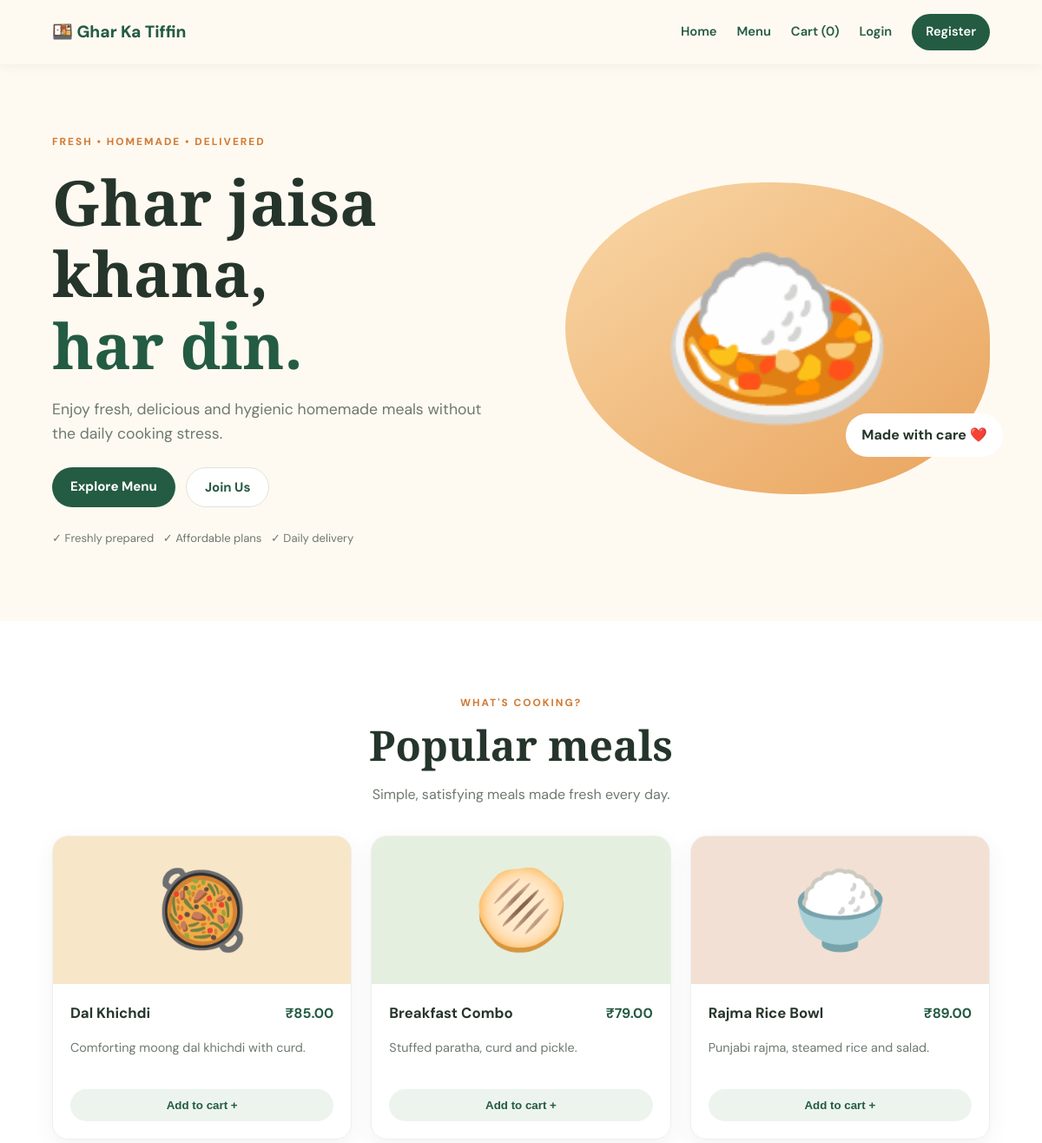
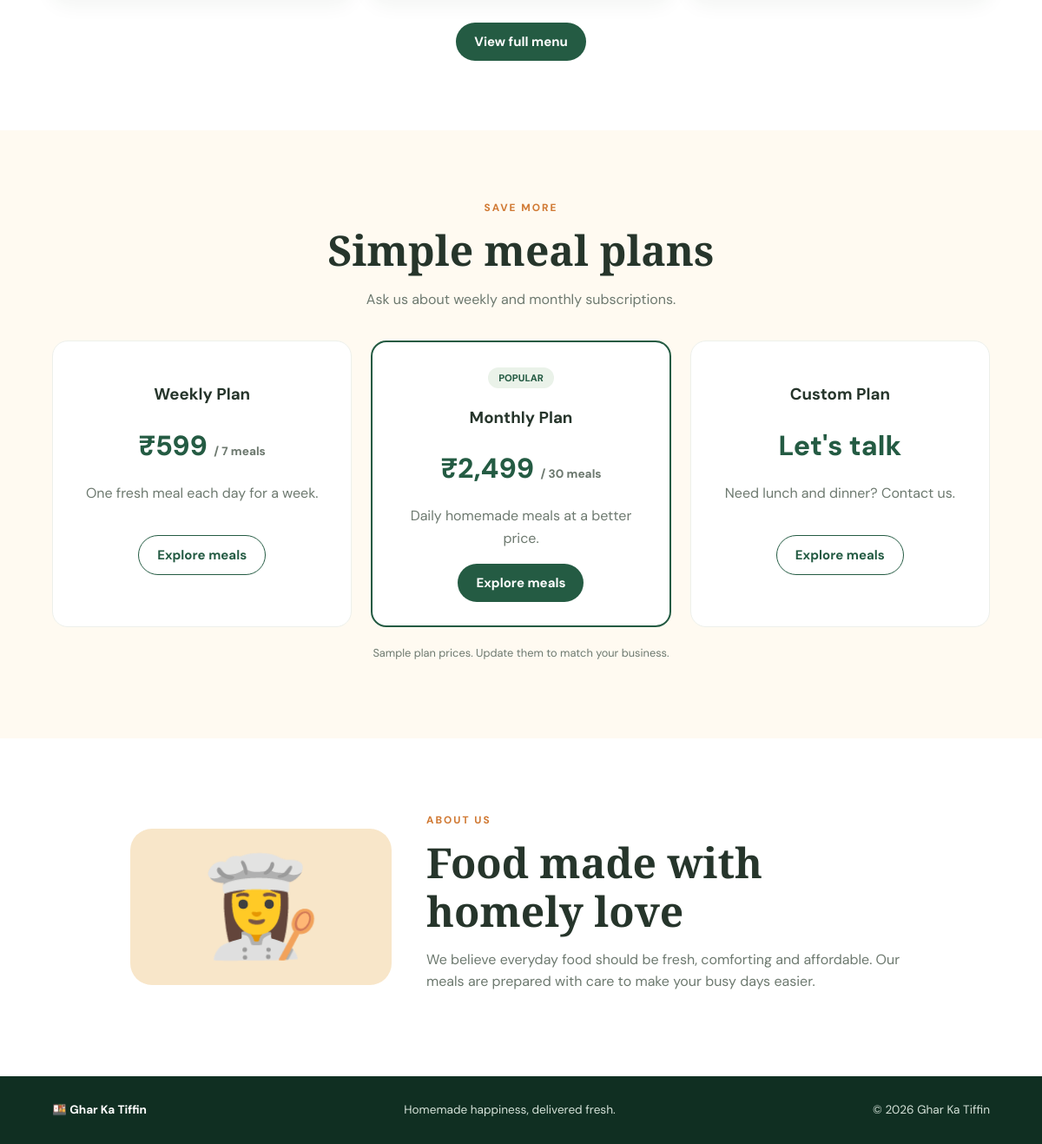
The page / on the database its author committed (2 pictures, top to bottom).
### tables this page shows
CREATE TABLE IF NOT EXISTS meals (
  id INT AUTO_INCREMENT PRIMARY KEY,
  name VARCHAR(120) NOT NULL,
  description TEXT,
  price DECIMAL(10,2) NOT NULL,
  category VARCHAR(60) NOT NULL DEFAULT 'Lunch',
  emoji VARCHAR(20) NOT NULL DEFAULT '🍱',
  is_available TINYINT(1) NOT NULL DEFAULT 1,
  created_at TIMESTAMP DEFAULT CURRENT_TIMESTAMP
);

### functions.php (called while the page is built, shortened)
<?php
function e($value) {
    return htmlspecialchars((string)$value, ENT_QUOTES, 'UTF-8');
}

### index.php (the view, shortened to what this page needs)
<?php
require 'config/database.php';
require 'includes/functions.php';
$featured = $pdo->query("SELECT * FROM meals WHERE is_available = 1 ORDER BY id DESC LIMIT 3")->fetchAll();
require 'includes/header.php';
?>
<section class="hero">
  <div class="container hero-content">
    <div class="hero-copy">
      <span class="eyebrow">FRESH • HOMEMADE • DELIVERED</span>
      <h1>Ghar jaisa khana,<br><span>har din.</span></h1>
      <p>Enjoy fresh, delicious and hygienic homemade meals without the daily cooking stress.</p>
      <div class="hero-actions">
        <a class="button button-primary" href="menu.php">Explore Menu</a>
        <a class="button button-light" href="register.php">Join Us</a>
      </div>
      <div class="trust-line">✓ Freshly prepared &nbsp; ✓ Affordable plans &nbsp; ✓ Daily delivery</div>
    </div>
    <div class="hero-art"><div class="food-emoji">🍛</div><div class="fresh-tag">Made with care ❤️</div></div>
  </div>
</section>
<section class="section container">
  <div class="section-heading"><span class="eyebrow">WHAT'S COOKING?</span><h2>Popular meals</h2><p>Simple, satisfying meals made fresh every day.</p></div>
  <div class="menu-grid">
    <?php foreach ($featured as $meal): ?>
      <article class="meal-card">
        <div class="meal-image"><?= e($meal['emoji']) ?></div>
        <div class="meal-info">
          <div class="meal-title"><h3><?= e($meal['name']) ?></h3><strong>₹<?= number_format($meal['price'], 2) ?></strong></div>
          <p><?= e($meal['description']) ?></p>
          <form method="post" action="cart.php">
            <button class="add-button" type="submit" name="add_to_cart">Add to cart +</button>
          </form>
        </div>
      </article>
    <?php endforeach; ?>
  </div>
  <div class="center"><a class="button button-primary" href="menu.php">View full menu</a></div>
</section>
<section class="plans-section" id="plans"><div class="container">
  <div class="section-heading"><span class="eyebrow">SAVE MORE</span><h2>Simple meal plans</h2><p>Ask us about weekly and monthly subscriptions.</p></div>
  <div class="plans-grid">
    <article class="plan-card"><h3>Weekly Plan</h3><p class="plan-price">₹599 <small>/ 7 meals</small></p><p>One fresh meal each day for a week.</p><a class="button button-outline" href="menu.php">Explore meals</a></article>
    <article class="plan-card featured"><span class="popular">POPULAR</span><h3>Monthly Plan</h3><p class="plan-price">₹2,499 <small>/ 30 meals</small></p><p>Daily homemade meals at a better price.</p><a class="button button-primary" href="menu.php">Explore meals</a></article>
    <article class="plan-card"><h3>Custom Plan</h3><p class="plan-price">Let's talk</p><p>Need lunch and dinner? Contact us.</p><a class="button button-outline" href="menu.php">Explore meals</a></article>
  </div><p class="fine-print">Sample plan prices. Update them to match your business.</p>
</div></section>
<section class="section container about-section" id="about"><div class="about-icon">👩‍🍳</div><div><span class="eyebrow">ABOUT US</span><h2>Food made with homely love</h2><p>We believe everyday food should be fresh, comforting and affordable. Our meals are prepared with care to make your busy days easier.</p></div></section>
<?php require 'includes/footer.php'; ?>

### style.css (style rules this page uses)
:root { --green:#245b43;--dark:#173f2e;--orange:#d17b36;--cream:#fffaf1;--ink:#26352b;--muted:#6d796f }
* { box-sizing:border-box }
html { scroll-behavior:smooth }
body { margin:0;font-family:'DM Sans',sans-serif;color:var(--ink);line-height:1.6 }
a { color:var(--green) }
.container { width:min(1120px,90%);margin:auto }
.hero { background:var(--cream);padding:75px 0 85px }
.hero-content { display:grid;grid-template-columns:1.05fr .95fr;align-items:center;gap:50px }
.eyebrow { font-size:.74rem;letter-spacing:2px;font-weight:800;color:var(--orange) }
h1,h2 { font-family:'Playfair Display',serif;line-height:1.15 }
h1 { font-size:clamp(3rem,6vw,5rem);margin:16px 0 }
h1 span { color:var(--green) }
.hero-copy>p { font-size:1.1rem;color:var(--muted);max-width:510px }
.hero-actions { display:flex;gap:12px;flex-wrap:wrap;margin:25px 0 }
.button { display:inline-block;border:0;border-radius:28px;padding:12px 21px;font:700 .94rem 'DM Sans',sans-serif;cursor:pointer;text-decoration:none;text-align:center }
.button-primary { background:var(--green);color:white }
.button-light { background:white;color:var(--green);border:1px solid #dce5dc }
.button-outline { background:white;color:var(--green);border:1px solid var(--green) }
.trust-line { font-size:.82rem;color:var(--muted) }
.hero-art { min-height:340px;border-radius:48% 52% 45% 55%;background:linear-gradient(145deg,#f9d7a7,#e9a35c);display:grid;place-items:center;position:relative }
.food-emoji { font-size:clamp(9rem,20vw,14rem) }
.fresh-tag { position:absolute;bottom:12%;right:-3%;background:white;padding:12px 18px;border-radius:30px;font-weight:700 }
.section { padding:80px 0 }
.section-heading { text-align:center;margin-bottom:35px }
.section-heading h2,.about-section h2,.contact-inner h2,.page-heading { font-size:clamp(2rem,4vw,3rem);margin:10px 0 }
.section-heading p,.about-section p { color:var(--muted) }
.menu-grid { display:grid;grid-template-columns:repeat(3,1fr);gap:22px }
.meal-card { border:1px solid #edf0eb;border-radius:18px;overflow:hidden;box-shadow:0 8px 25px #193d2510 }
.meal-image { height:170px;background:#f8e6c9;display:grid;place-items:center;font-size:5.5rem }
.meal-card:nth-child(3n+2) .meal-image { background:#e5efdf }
.meal-card:nth-child(3n) .meal-image { background:#f3e0d5 }
.meal-info { padding:20px }
.meal-title { display:flex;justify-content:space-between;align-items:center;gap:10px }
.meal-title h3 { font-size:1.05rem;margin:0 }
.meal-title strong { color:var(--green) }
.meal-info p { color:var(--muted);font-size:.9rem;min-height:45px }
.add-button { width:100%;border:0;background:#edf4ee;color:var(--green);border-radius:25px;padding:11px;font-weight:700;cursor:pointer }
.center { text-align:center;margin-top:30px }
.plans-section { background:var(--cream);padding:75px 0 }
.plans-grid { display:grid;grid-template-columns:repeat(3,1fr);gap:22px }
.plan-card { background:white;border:1px solid #edf0eb;border-radius:18px;padding:27px;text-align:center }
.plan-card.featured { border:2px solid var(--green) }
.plan-price { font-size:2rem;font-weight:800;color:var(--green);margin:12px 0 }
.plan-price small { font-size:.85rem;color:var(--muted) }
.plan-card>p:not(.plan-price) { color:var(--muted);min-height:45px }
.popular { font-size:.7rem;font-weight:800;color:var(--green);background:#eaf2e9;border-radius:20px;padding:5px 12px }
.fine-print { text-align:center;color:var(--muted);font-size:.8rem;margin-top:20px }
.about-section { display:grid;grid-template-columns:.7fr 1.3fr;align-items:center;gap:40px;max-width:900px }
.about-icon { min-height:180px;border-radius:25px;background:#f8e6c9;display:grid;place-items:center;font-size:7rem }

### rows shown on the page
meals: emoji "🥘", name "Dal Khichdi", price "85.00", description "Comforting moong dal khichdi with curd."
meals: emoji "🫓", name "Breakfast Combo", price "79.00", description "Stuffed paratha, curd and pickle."
meals: emoji "🍚", name "Rajma Rice Bowl", price "89.00", description "Punjabi rajma, steamed rice and salad."

### other values the page prints
cart_count() "0"
